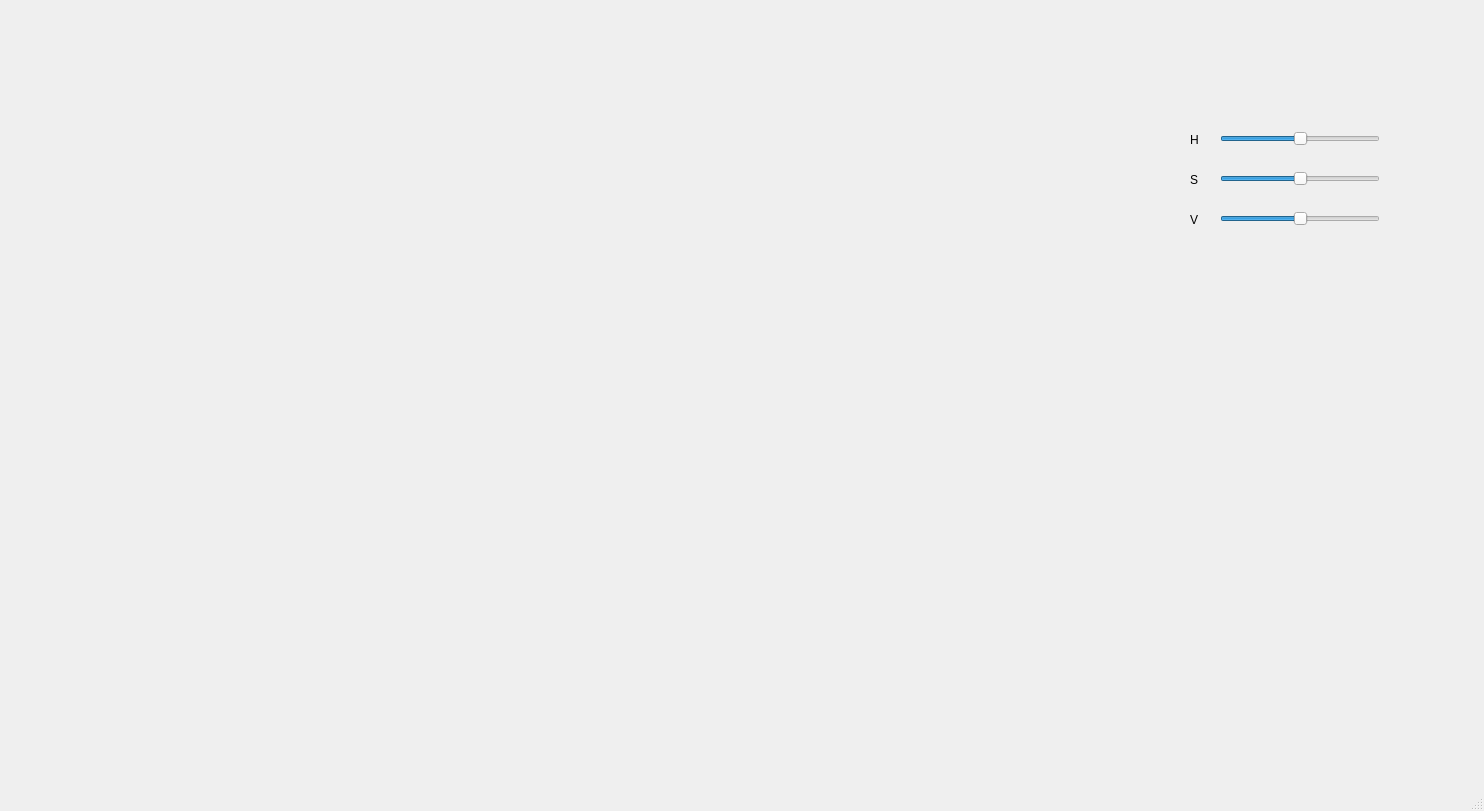
<?xml version="1.0" encoding="UTF-8"?>
<ui version="4.0">
 <class>MainWindow</class>
 <widget class="QMainWindow" name="MainWindow">
  <property name="geometry">
   <rect>
    <x>0</x>
    <y>0</y>
    <width>1484</width>
    <height>811</height>
   </rect>
  </property>
  <property name="windowTitle">
   <string>MainWindow</string>
  </property>
  <widget class="QWidget" name="centralwidget">
   <widget class="Ekran" name="widget" native="true">
    <property name="geometry">
     <rect>
      <x>30</x>
      <y>30</y>
      <width>1151</width>
      <height>641</height>
     </rect>
    </property>
   </widget>
   <widget class="QSlider" name="horizontalSlider">
    <property name="geometry">
     <rect>
      <x>1220</x>
      <y>130</y>
      <width>160</width>
      <height>18</height>
     </rect>
    </property>
    <property name="minimum">
     <number>-360</number>
    </property>
    <property name="maximum">
     <number>360</number>
    </property>
    <property name="singleStep">
     <number>0</number>
    </property>
    <property name="value">
     <number>0</number>
    </property>
    <property name="orientation">
     <enum>Qt::Horizontal</enum>
    </property>
   </widget>
   <widget class="QSlider" name="horizontalSlider_2">
    <property name="geometry">
     <rect>
      <x>1220</x>
      <y>170</y>
      <width>160</width>
      <height>18</height>
     </rect>
    </property>
    <property name="minimum">
     <number>-100</number>
    </property>
    <property name="maximum">
     <number>100</number>
    </property>
    <property name="value">
     <number>0</number>
    </property>
    <property name="orientation">
     <enum>Qt::Horizontal</enum>
    </property>
   </widget>
   <widget class="QSlider" name="horizontalSlider_3">
    <property name="geometry">
     <rect>
      <x>1220</x>
      <y>210</y>
      <width>160</width>
      <height>18</height>
     </rect>
    </property>
    <property name="minimum">
     <number>-100</number>
    </property>
    <property name="maximum">
     <number>100</number>
    </property>
    <property name="value">
     <number>0</number>
    </property>
    <property name="orientation">
     <enum>Qt::Horizontal</enum>
    </property>
   </widget>
   <widget class="QLabel" name="label">
    <property name="geometry">
     <rect>
      <x>1190</x>
      <y>130</y>
      <width>21</width>
      <height>20</height>
     </rect>
    </property>
    <property name="text">
     <string>H</string>
    </property>
   </widget>
   <widget class="QLabel" name="label_2">
    <property name="geometry">
     <rect>
      <x>1190</x>
      <y>170</y>
      <width>21</width>
      <height>20</height>
     </rect>
    </property>
    <property name="text">
     <string>S</string>
    </property>
   </widget>
   <widget class="QLabel" name="label_3">
    <property name="geometry">
     <rect>
      <x>1190</x>
      <y>210</y>
      <width>21</width>
      <height>20</height>
     </rect>
    </property>
    <property name="text">
     <string>V</string>
    </property>
   </widget>
  </widget>
  <widget class="QMenuBar" name="menubar">
   <property name="geometry">
    <rect>
     <x>0</x>
     <y>0</y>
     <width>1484</width>
     <height>25</height>
    </rect>
   </property>
  </widget>
  <widget class="QStatusBar" name="statusbar"/>
 </widget>
 <customwidgets>
  <customwidget>
   <class>Ekran</class>
   <extends>QWidget</extends>
   <header>ekran.h</header>
   <container>1</container>
  </customwidget>
 </customwidgets>
 <resources/>
 <connections/>
</ui>
